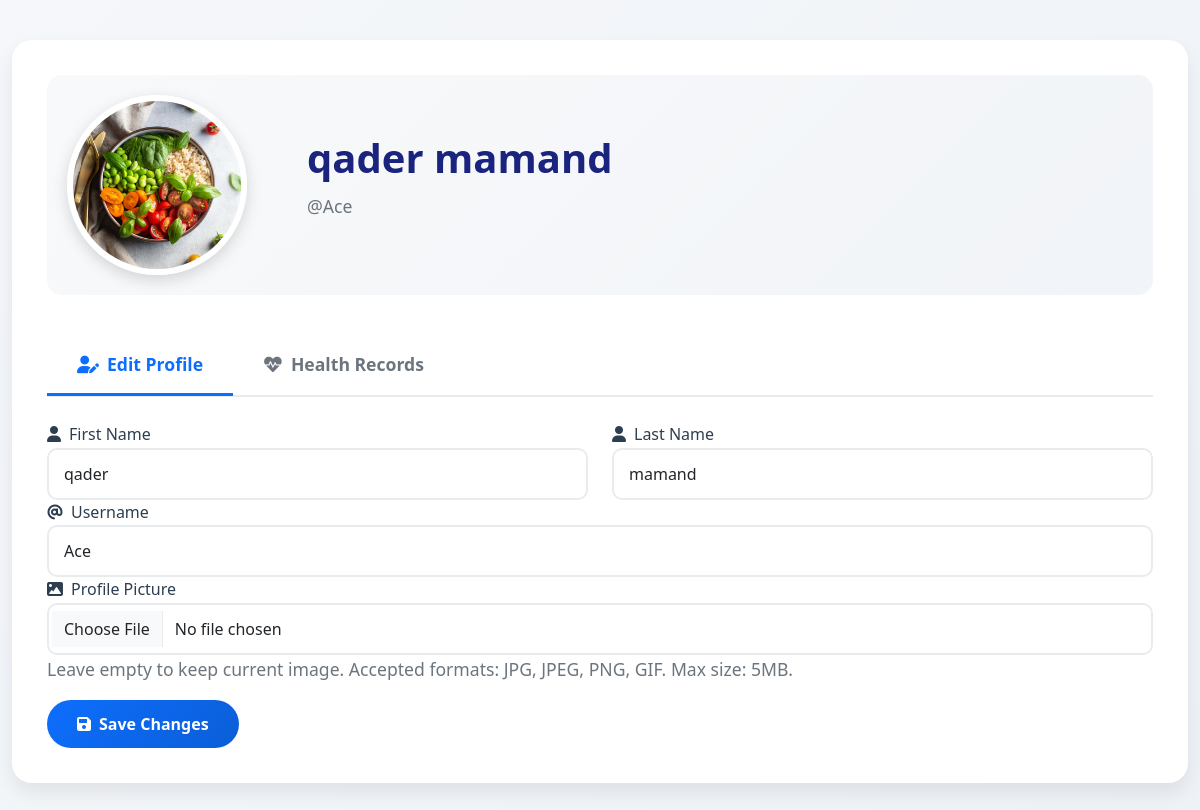
The page /user_profile.php (signed in) on the database its author committed.
### tables this page shows
CREATE TABLE `users` (
  `id` int(10) UNSIGNED NOT NULL,
  `first_name` varchar(100) NOT NULL,
  `last_name` varchar(100) NOT NULL,
  `email` varchar(255) NOT NULL,
  `username` varchar(50) NOT NULL,
  `password_hash` varchar(255) NOT NULL,
  `created_at` timestamp NOT NULL DEFAULT current_timestamp(),
  `user_profile` blob DEFAULT NULL
);

### user_profile.php (the view, shortened to what this page needs)
<?php
$db_host = "localhost";
$db_user = "root";
$db_pass = "";
$db_name = "heartcare_connect";
$conn = new mysqli($db_host, $db_user, $db_pass, $db_name);
$user_id = $_SESSION['user_id'];
$user_query = "SELECT * FROM users WHERE id = ?";
$stmt = $conn->prepare($user_query);
$stmt->bind_param("i", $user_id);
$stmt->execute();
$user_result = $stmt->get_result();
$user = $user_result->fetch_assoc();
$active_tab = isset($_GET['tab']) ? $_GET['tab'] : 'profile';
?>
<!DOCTYPE html>
<html lang="en">
<head>
    <link href="https://cdn.jsdelivr.net/npm/bootstrap@5.3.0-alpha1/dist/css/bootstrap.min.css" rel="stylesheet">
    <link rel="stylesheet" href="https://cdnjs.cloudflare.com/ajax/libs/font-awesome/6.0.0/css/all.min.css">
</head>
<body>
    <div class="container">
        <div class="row">
            <div class="col-md-12">
                <div class="profile-card">
                    <div class="profile-header">
                        <img src="<?php echo !empty($user['user_profile']) ? 'uploads/' . $user['user_profile'] : 'uploads/default.png'; ?>"
                             alt="Profile Picture" class="profile-image">
                        <div class="profile-info">
                            <h1><?php echo $user['first_name'] . ' ' . $user['last_name']; ?></h1>
                            <p class="text-muted">@<?php echo $user['username']; ?></p>
                        </div>
                    </div>
                    <ul class="nav nav-tabs" id="profileTabs" role="tablist">
                        <li class="nav-item" role="presentation">
                            <a class="nav-link <?php echo ($active_tab == 'profile') ? 'active' : ''; ?>"
                               id="profile-tab" data-bs-toggle="tab" href="#profile" role="tab"
                               aria-controls="profile" aria-selected="<?php echo ($active_tab == 'profile') ? 'true' : 'false'; ?>">
                               <i class="fas fa-user-edit me-2"></i>Edit Profile
                            </a>
                        </li>
                        <li class="nav-item" role="presentation">
                            <a class="nav-link <?php echo ($active_tab == 'symptoms') ? 'active' : ''; ?>"
                               id="symptoms-tab" data-bs-toggle="tab" href="#symptoms" role="tab"
                               aria-controls="symptoms" aria-selected="<?php echo ($active_tab == 'symptoms') ? 'true' : 'false'; ?>">
                               <i class="fas fa-heartbeat me-2"></i>Health Records
                            </a>
                        </li>
                    </ul>
                    <div class="tab-content" id="profileTabsContent">
                        <div class="tab-pane fade <?php echo ($active_tab == 'profile') ? 'show active' : ''; ?>"
                             id="profile" role="tabpanel" aria-labelledby="profile-tab">
                            <div class="row mt-4">
                                <div class="col-md-12">
                                    <form action="user_profile.php?tab=profile" method="post" enctype="multipart/form-data">
                                        <div class="row">
                                            <div class="col-md-6">
                                                <div class="form-group">
                                                    <label for="first_name"><i class="fas fa-user me-2"></i>First Name</label>
                                                    <input type="text" class="form-control" id="first_name" name="first_name"
                                                           value="<?php echo $user['first_name']; ?>" required>
                                                </div>
                                            </div>
                                            <div class="col-md-6">
                                                <div class="form-group">
                                                    <label for="last_name"><i class="fas fa-user me-2"></i>Last Name</label>
                                                    <input type="text" class="form-control" id="last_name" name="last_name"
                                                           value="<?php echo $user['last_name']; ?>" required>
                                                </div>
                                            </div>
                                        </div>
                                        <div class="form-group">
                                            <label for="username"><i class="fas fa-at me-2"></i>Username</label>
                                            <input type="text" class="form-control" id="username" name="username"
                                                   value="<?php echo $user['username']; ?>" required>
                                        </div>
                                        <div class="form-group">
                                            <label for="user_profile"><i class="fas fa-image me-2"></i>Profile Picture</label>
                                            <input type="file" class="form-control" id="user_profile" name="user_profile">
                                            <small class="form-text text-muted">Leave empty to keep current image. Accepted formats: JPG, JPEG, PNG, GIF. Max size: 5MB.</small>
                                        </div>
                                        <button type="submit" name="update_profile" class="btn btn-heartcare mt-3">
                                            <i class="fas fa-save me-2"></i>Save Changes
                                        </button>
                                    </form>
                                </div>
                            </div>
                        </div>
                    </div>
                </div>
            </div>
        </div>
    </div>
</body>
</html>

### user_profile.php (style rules this page uses)
body { background: linear-gradient(135deg, #f5f7fa 0%, #eef2f7 100%); color: #2c3e50; font-family: 'Segoe UI', Tahoma, Geneva, Verdana, sans-serif; line-height: 1.6; }
.container { margin-top: 40px; margin-bottom: 60px; max-width: 1200px; }
.profile-card { background-color: #ffffff; border-radius: 20px; box-shadow: 0 10px 20px rgba(0, 0, 0, 0.08); padding: 35px; margin-bottom: 30px; transition: transform 0.3s ease; }
.profile-header { display: flex; align-items: center; margin-bottom: 40px; padding: 20px; background: linear-gradient(135deg, #f8f9fa 0%, #f1f4f8 100%); border-radius: 15px; }
.profile-image { width: 180px; height: 180px; border-radius: 50%; object-fit: cover; border: 6px solid #ffffff; box-shadow: 0 5px 15px rgba(0, 0, 0, 0.15); transition: transform 0.3s ease; }
.profile-info { margin-left: 40px; padding: 20px; }
.profile-info h1 { font-size: 2.5rem; color: #1a237e; margin-bottom: 10px; font-weight: 600; }
.nav-tabs { border-bottom: 2px solid #e9ecef; margin-bottom: 25px; }
.nav-tabs .nav-link { font-weight: 600; font-size: 1.1rem; color: #6c757d; border: none; padding: 15px 30px; transition: all 0.3s ease; position: relative; }
.nav-tabs .nav-link.active { color: #0d6efd; background-color: transparent; border-bottom: 3px solid #0d6efd; }
.form-control { border-radius: 10px; padding: 12px 15px; border: 2px solid #e9ecef; transition: all 0.3s ease; }
.btn-heartcare { background: linear-gradient(135deg, #0d6efd 0%, #0b5ed7 100%); color: white; border-radius: 30px; padding: 12px 30px; font-weight: 600; transition: all 0.3s ease; border: none; }
.text-muted { color: #6c757d !important; font-size: 1.1rem; }

### rows shown on the page
users: user_profile (picture), first_name "qader", last_name "mamand", username "Ace"
